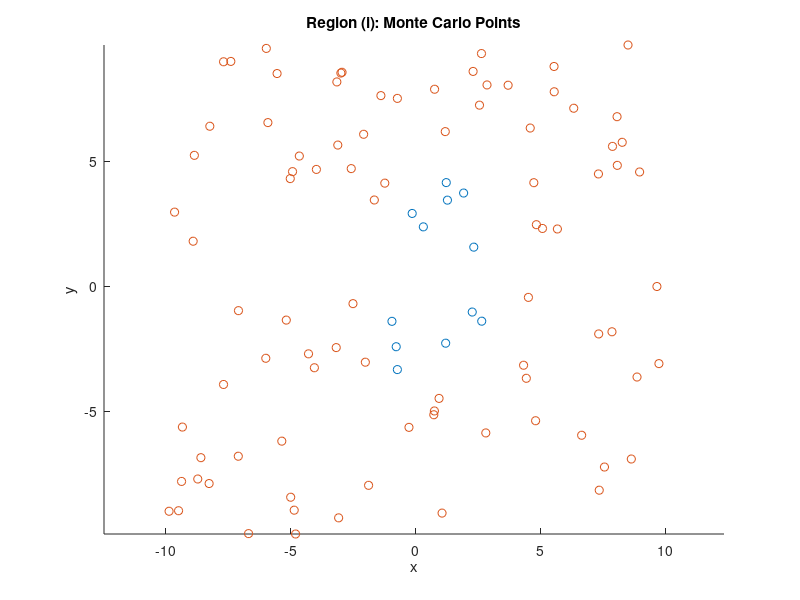
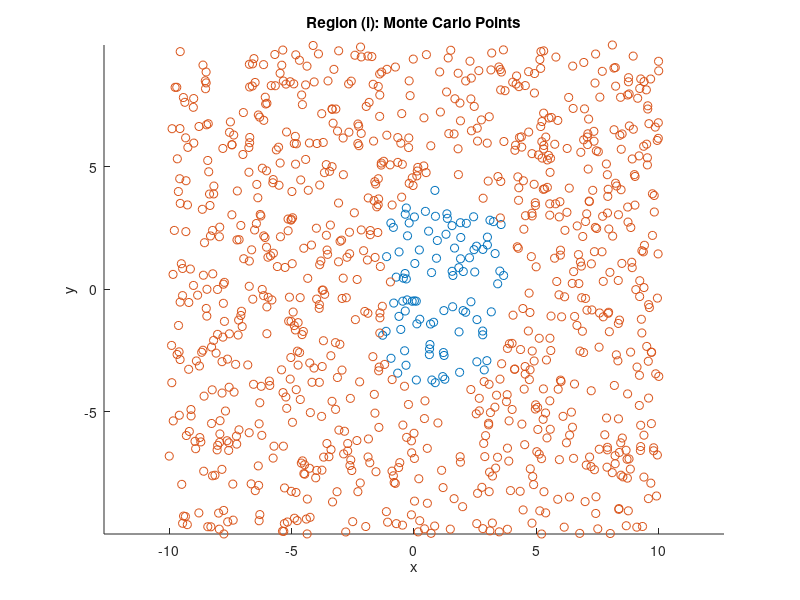
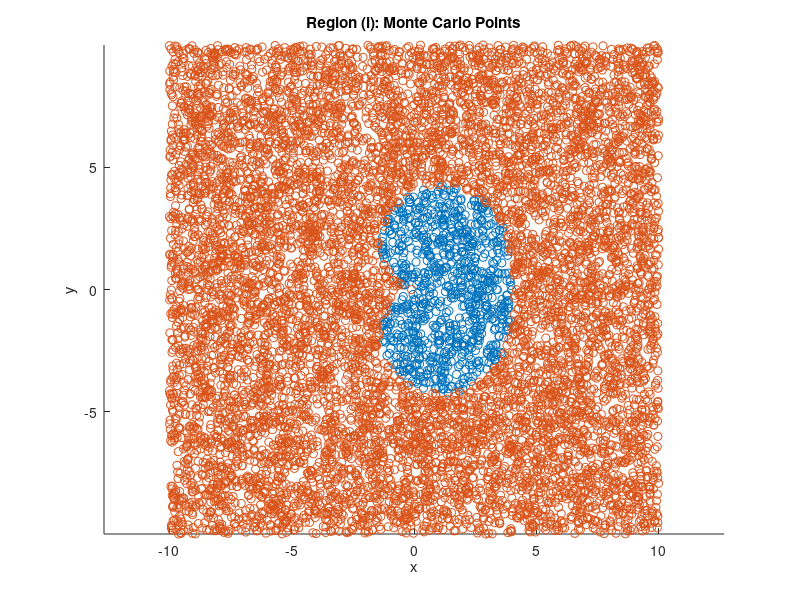
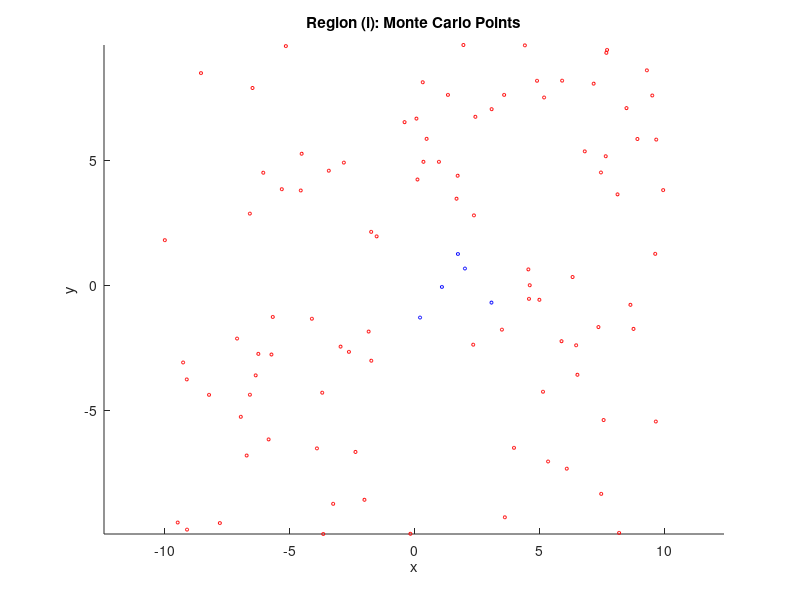

Write the MATLAB code that produced these figures, in order. (Note: this script raises an error after producing the figures.)
%%%%%%%%%%%%% Q1_i
clc
clear all;

% Region: (x^2 + y^2 - 2x)^2 <= 4(x^2 + 4y^2)

N_val = [100,1000,10000];

xmin = -10;
xmax = 10;
ymin = -10;
ymax = 10;
box_area = (xmax-xmin)*(ymax-ymin);

for N=N_val
    x = xmin + (xmax-xmin)*rand(N,1)
    y = ymin + (ymax-ymin)*rand(N,1);

    inside = ((x.^2 + y.^2 -2*x).^2 <= 4*(x.^2 + 4*y.^2));

    area = box_area * sum(inside)/N;

    % Standard error
    p = sum(inside)/N;
    error = box_area * sqrt(p*(1-p)/N);

    fprintf('N=%d, Estimated Area = %.4f, Error ≈ %.4f\n', N, area, error);
    
    % Plot region with points
    figure;
    scatter(x(inside), y(inside)); hold on;
    scatter(x(~inside), y(~inside));
    title('Region (i): Monte Carlo Points');
    xlabel('x'); 
    ylabel('y'); 
    axis equal;
end

%%%%%%%%%%%%% Q1_ii
% Region: %
% -5/4 - 3/(3+x^2) <= y <= 5/4 + 3/(3+x^2)
% -1/3 - 5*y^2/6 + y^4/6 <= x <= 11/3 - (2/3)*sqrt(2)*|y|^(3/2)

clc
clear all;

N_val = [100,1000,10000];

xmin = -10;
xmax = 10;
ymin = -10;
ymax = 10;
box_area = (xmax-xmin)*(ymax-ymin);

for N = N_val
    % Generate random points
    x = xmin + (xmax-xmin)*rand(N,1);
    y = ymin + (ymax-ymin)*rand(N,1);

    y_lower = -5/4 -(3./(3+x.^2));
    y_upper = 5/4 + (3./(3+x.^2));

    x_lower = -1/3 - (5*y.^2)/6 + (y.^4)/6;
    x_upper = 11/3 - (2/3)*sqrt(2)*abs(y).^(3/2);
    
    inside = (y_lower <= y & y <= y_upper & x_lower <=x & x<=x_upper);

    area = box_area*sum(inside)/N;

    p = sum(inside)/N;
    error = area*sqrt(p*(1-p)/N);

    fprintf('N=%d, Estimated Area = %.4f, Error ≈ %.4f\n', N, area, error);

    figure;
    scatter(x(inside), y(inside), 5, 'b'); hold on;
    scatter(x(~inside), y(~inside), 5, 'r');
    title('Region (i): Monte Carlo Points');
    xlabel('x'); ylabel('y'); axis equal;

end

%%%%%%%%%%%%% Q2_MC

clc
clear all;

f = @(x) exp(-x.^2);

exact = integral(f,0,1);
disp("Exact Value - "+ exact);

N = 1000;
x_rand = rand(N,1);
I = mean(f(x_rand));

error = abs(I-exact);

fprintf('Plain Monte Carlo:\n');
fprintf('Estimate = %.8f, Error = %.2e\n', I, error);

%%%%%%%%%%%%% Q2_Stratified_Sampling
clc; 
clear; 
close all;

f = @(x) exp(-x.^2);
true_val = integral(f, 0, 1)

N = 1000; 
edges = linspace(0,1,N+1);
strat_samples = zeros(N,1);

for i = 1:N
    u = rand;
    x_strat = edges(i) + u*(edges(i+1)-edges(i));
    strat_samples(i) = f(x_strat);
end
I = mean(strat_samples);
error = abs(I-true_val);
fprintf('Stratified Sampling:\n');
fprintf('Estimate = %.8f, Error = %.2e\n', I, error);

%%%%%%%%%%%%% Q4
clc; 
clear; 
rng(1);

% Parameters
M = 784; 
Gamma = 12; 
m_min = 748; 
m_max = 820; 
N = 1000;    % number of events

% Breit-Wigner function
B = @(m) (Gamma/2) ./ ((m - M).^2 + (Gamma/2)^2);

% (i) Weighted sampling
m_uniform = m_min + (m_max - m_min) * rand(N,1);
weights = B(m_uniform);

figure;
histogram(m_uniform, 40, 'Normalization','pdf','FaceAlpha',0.5); hold on;
scatter(m_uniform, weights/max(weights), 10, 'r','filled');
fplot(@(m) B(m)/max(B(M)), [m_min m_max], 'k','LineWidth',1.5);
title('(i) Weighted Sampling (1000 events)');
xlabel('m [MeV]'); ylabel('Weighted frequency');
legend('Uniform events','Weights','Breit-Wigner (scaled)');

% (ii) Rejection sampling
B0 = B(M); 
m_accept = [];
while numel(m_accept) < N
    m_try = m_min + (m_max - m_min) * rand(N,1);
    accept = m_try(rand(N,1) < B(m_try)/B0);
    m_accept = [m_accept; accept];
end
m_accept = m_accept(1:N);

figure;
histogram(m_accept, 40, 'Normalization','pdf','FaceAlpha',0.7); hold on;
m_vals = linspace(m_min,m_max,1000);
fplot(@(m) B(m)/trapz(m_vals,B(m_vals)), [m_min m_max], 'r','LineWidth',1.5);
title('(ii) Rejection Sampling (1000 events)');
xlabel('m [MeV]'); ylabel('PDF estimate');
legend('Generated events','Breit-Wigner (normalized)');


%%%%%%%%%%%%% Q5
clc; clear;

%Parameters
L = 250;                % box size
N_particles = 1000;     % total number of particles
stickiness = 0.5;       % probability of sticking (0 < stickiness <= 1)

% Initialize cluster
cluster = false(L,L);
center = ceil(L/2);
cluster(center, center) = true;  % central seed

% Random walker directions (up, down, left, right)
dirs = [0 1; 0 -1; 1 0; -1 0];

% Simulation
for n = 1:N_particles
    % Start at a random position on the boundary
    r = rand;
    if r < 0.25
        pos = [1, randi(L)];          % top
    elseif r < 0.5
        pos = [L, randi(L)];          % bottom
    elseif r < 0.75
        pos = [randi(L), 1];          % left
    else
        pos = [randi(L), L];          % right
    end
    
    stuck = false;
    while ~stuck
        % Random walk step
        step = dirs(randi(4),:);
        pos = pos + step;
        
        % Bounce back from walls
        pos = max(min(pos,L),1);
        
        % Check neighbors for cluster
        x = pos(1); y = pos(2);
        neighbors = cluster(max(x-1,1):min(x+1,L), max(y-1,1):min(y+1,L));
        if any(neighbors(:)) && rand < stickiness
            cluster(x,y) = true;
            stuck = true;
        end
    end
end

% Plot the cluster
figure;
imshow(cluster,'InitialMagnification','fit');
title(['2D DLA Pattern, Stickiness = ', num2str(stickiness)]);
